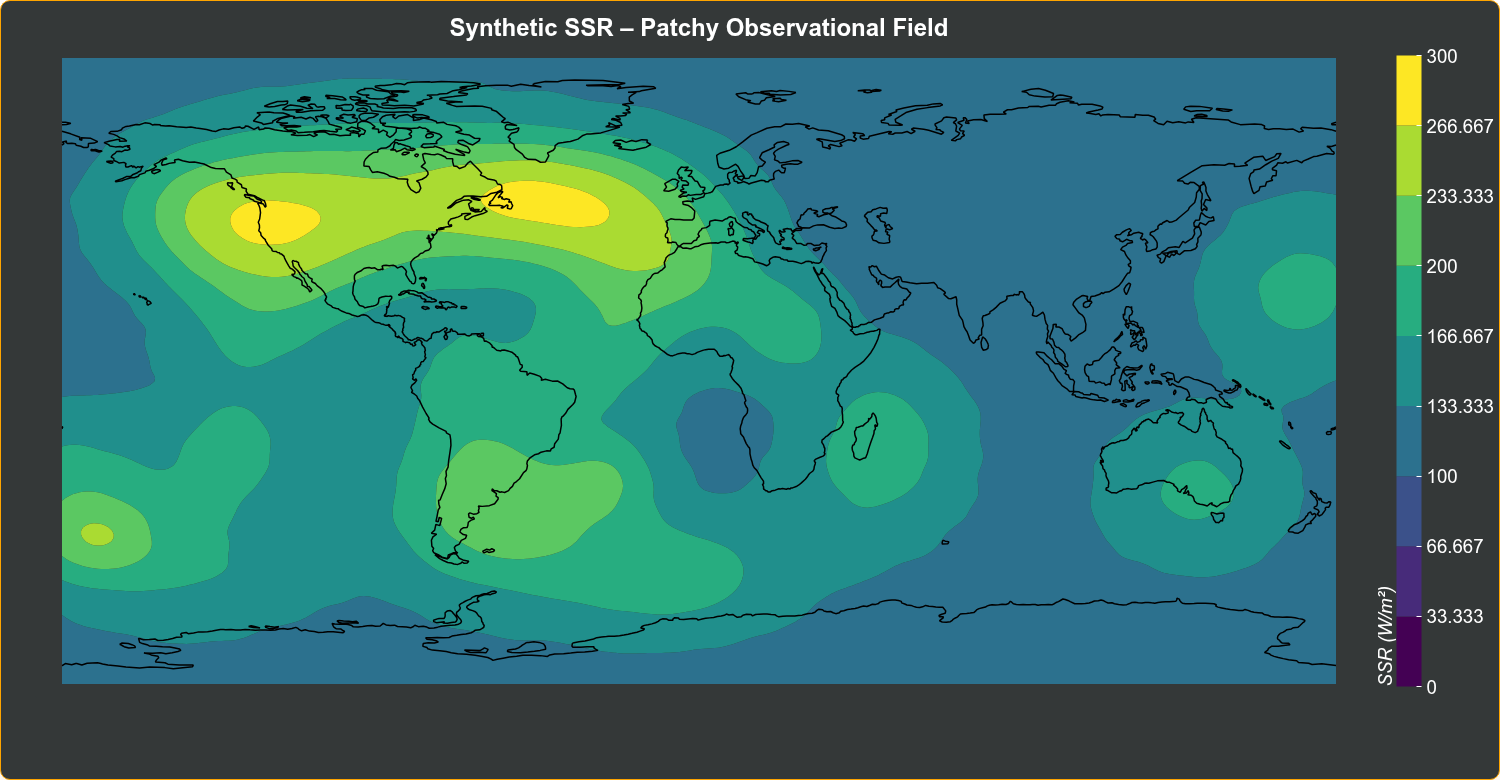

The Python source for this figure:
import xarray as xr
import pandas as pd
import numpy as np
from scipy.ndimage import gaussian_filter
from bokeh_rocks import contourf_map, ccrs, show, save_plot

# Coordinates
lats = np.linspace(-90, 90, 181)
lons = np.linspace(-180, 180, 360)
times = pd.date_range("2000-01-01", periods=12, freq="MS")

lat2d, lon2d = np.meshgrid(lats, lons, indexing="ij")

# --- Patch centers ---
n_centers = 25
centers_lat = np.random.uniform(-60, 60, n_centers)
centers_lon = np.random.uniform(-180, 180, n_centers)
centers_amp = np.random.uniform(80, 160, n_centers)
centers_scale = np.random.uniform(8, 18, n_centers)

field = np.zeros((len(lats), len(lons)))

for clat, clon, amp, scale in zip(
    centers_lat, centers_lon, centers_amp, centers_scale
):
    dist2 = (lat2d - clat)**2 + ((lon2d - clon) * np.cos(np.deg2rad(clat)))**2
    field += amp * np.exp(-dist2 / (2 * scale**2))

# Normalize + add background
field = field / field.max()
field = 120 + 160 * field

# Time dimension + mild noise
noise = np.random.normal(0, 1, (len(times), len(lats), len(lons)))
noise = gaussian_filter(noise, sigma=(0, 2, 4))

data = field[None, :, :] + 25 * noise
data = np.clip(data, 0, 300)

# Xarray
era5_ssr = xr.Dataset(
    {"ssr": (["time", "lat", "lon"], data)},
    coords={"time": times, "lat": lats, "lon": lons},
)["ssr"].mean("time")

# Plot
p2 = contourf_map(
    era5_ssr,
    title="Synthetic SSR – Patchy Observational Field",
    levels=10,
    palette="Viridis256",
    vmin=0,
    vmax=300,
    projection=ccrs.PlateCarree(),
    cbar_title="SSR (W/m²)",
)

show(p2)
save_plot(p2, "map_projections_04")
